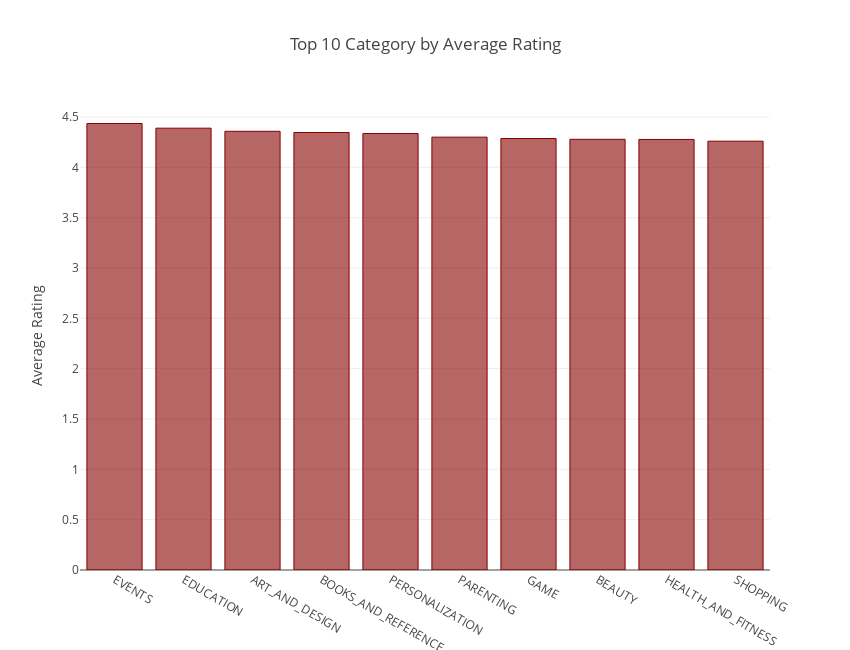

The cell this chart's notebook holds for it:
### Code cell
cxar.iplot(kind = "bar", x = "Category", bargap = 0.3, bargroupgap = 0.05, opacity = 0.60, color = "#8000000",
           layout = go.Layout(autosize = False, width = 850, height = 650, 
                              title = 'Top 10 Category by Average Rating',
                              yaxis = dict(title = 'Average Rating')))

### Figure 1 — Plotly figure (JSON) as saved in the notebook; plotly's stock layout.template omitted (floating-point values rounded to 4 significant figures)
{"data": [{"marker": {"color": "rgba(136, 0, 0, 0.6)", "line": {"color": "rgba(136, 0, 0, 1.0)", "width": 1}}, "name": "Rating", "orientation": "v", "text": "", "type": "bar", "uid": "2e2f67f4-6ca7-4442-9c82-d067711db52a", "x": ["EVENTS", "EDUCATION", "ART_AND_DESIGN", "BOOKS_AND_REFERENCE", "PERSONALIZATION", "PARENTING", "GAME", "BEAUTY", "HEALTH_AND_FITNESS", "SHOPPING"], "y": [4.436, 4.389, 4.358, 4.346, 4.336, 4.3, 4.286, 4.279, 4.277, 4.26]}], "layout": {"autosize": false, "height": 650, "title": {"text": "Top 10 Category by Average Rating"}, "width": 850, "yaxis": {"title": {"text": "Average Rating"}}}}
